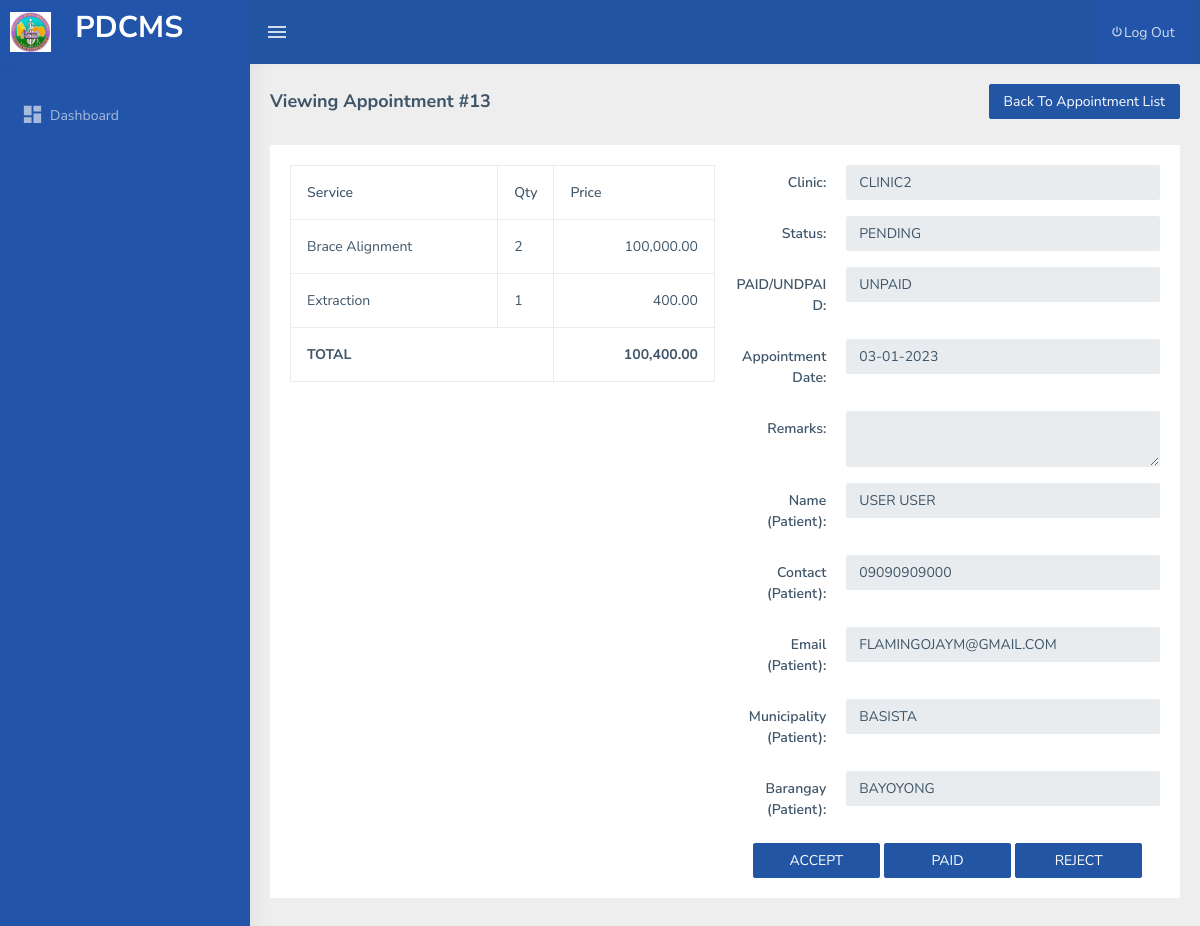
The page /dental_admin/view_appointment.php?id=13 on the database its author committed.
### tables this page shows
CREATE TABLE `tbl_appointment_items` (
  `id` int(11) NOT NULL AUTO_INCREMENT,
  `appointment_id` int(11) DEFAULT NULL,
  `service_id` int(11) DEFAULT NULL,
  `qty` int(11) DEFAULT NULL,
  `price` decimal(13,2) DEFAULT NULL,
  `appointment_time` varchar(45) DEFAULT NULL,
  PRIMARY KEY (`id`)
);

CREATE TABLE `tbl_service` (
  `id` int(11) NOT NULL AUTO_INCREMENT,
  `clinic_id` int(11) NOT NULL,
  `srvc_name` varchar(255) NOT NULL,
  `srvc_desc` varchar(255) NOT NULL,
  `srvc_price` varchar(255) NOT NULL,
  `srvc_time` varchar(45) DEFAULT NULL,
  PRIMARY KEY (`id`)
);

CREATE TABLE `tbl_clinic` (
  `clinic_id` int(11) NOT NULL AUTO_INCREMENT,
  `name` varchar(255) DEFAULT NULL,
  `image` varchar(255) DEFAULT NULL,
  `description` text DEFAULT NULL,
  PRIMARY KEY (`clinic_id`)
);

CREATE TABLE `tbl_appointment` (
  `id` int(11) NOT NULL AUTO_INCREMENT,
  `patient_id` int(11) DEFAULT NULL,
  `clinic_id` int(11) DEFAULT NULL,
  `appointment_date` date DEFAULT NULL,
  `remarks` text DEFAULT NULL,
  `date_created` date DEFAULT NULL,
  `status_id` int(11) DEFAULT 1,
  `paid_id` int(11) DEFAULT 1,
  PRIMARY KEY (`id`)
);

CREATE TABLE `tbl_appointment_status` (
  `id` int(11) NOT NULL AUTO_INCREMENT,
  `name` varchar(255) DEFAULT NULL,
  PRIMARY KEY (`id`)
);

CREATE TABLE `tbl_appointment_paid_status` (
  `id` int(11) NOT NULL AUTO_INCREMENT,
  `name` varchar(255) DEFAULT NULL,
  PRIMARY KEY (`id`)
);

CREATE TABLE `tbl_userinfo` (
  `id` int(255) NOT NULL AUTO_INCREMENT,
  `municipality` varchar(255) NOT NULL,
  `barangay` varchar(255) NOT NULL,
  `email` varchar(255) NOT NULL,
  `contact` varchar(255) DEFAULT NULL,
  `first_name` varchar(255) DEFAULT NULL,
  `last_name` varchar(255) DEFAULT NULL,
  PRIMARY KEY (`id`)
);

CREATE TABLE `tbl_city` (
  `name` text DEFAULT NULL,
  `id` varchar(45) NOT NULL DEFAULT '0',
  `CreatedDate` datetime DEFAULT current_timestamp(),
  PRIMARY KEY (`id`),
  KEY `citymunCode` (`id`)
);

CREATE TABLE `tbl_barangay` (
  `id` text DEFAULT NULL,
  `name` text DEFAULT NULL,
  `city_id` text DEFAULT NULL,
  `CreatedDate` datetime DEFAULT current_timestamp()
);

### includes/functions.php (called while the page is built, shortened)
<?php
function get_one($sql)
{
    $result = mysqli_query($_SESSION['conn'], $sql);
    while ($row = mysqli_fetch_object($result)) {
        return $row;
    }
}
function get_list($sql)
{
    $result = mysqli_query($_SESSION['conn'], $sql);
    $temp = array();
    while ($row = $result->fetch_assoc()) {
        $temp[] = $row;
    }
    return $temp;
}
function get_clinic($id = 0)
{
    return !empty($id)  ? get_one("SELECT c.*,ui.*,b.name as `barangay`, cc.name as `municipality`, concat(ui.first_name,' ', ui.last_name) as `fullname` from tbl_clinic c inner join tbl_user u on u.clinic_id = c.clinic_id and u.access_id = 2 inner join tbl_userinfo ui on ui.id = u.id inner join tbl_city cc on cc.id = ui.municipality inner join tbl_barangay b on b.id = ui.barangay where c.clinic_id = $id limit 1") : null;
}
function get_patient($id = 0)
{
    return !empty($id) ? get_one("SELECT * from tbl_userinfo where id = $id") : '';
}
function get_barangay($id = 0)
{
    return !empty($id) ? get_one("SELECT name from tbl_barangay where id = $id")->name : '';
}
function get_municipality($id = 0)
{
    return !empty($id) ? get_one("SELECT name from tbl_city where id = $id")->name : '';
}
function get_paid_status($id = 0)
{
    return !empty($id) ? get_one("SELECT name from tbl_appointment_paid_status where id = $id")->name : '';
}
function get_appointment_status($id = 0)
{
    return !empty($id) ? get_one("SELECT name from tbl_appointment_status where id = $id")->name : '';
}

### dental_admin/view_appointment.php (the view, shortened to what this page needs)
<?php include 'header.php'; ?>
<div class="page-wrapper">
  <div class="page-breadcrumb">
    <div class="row">
      <div class="col-12 d-flex no-block align-items-center" style="margin-bottom: 6px;">
        <h4 class="page-title">Viewing Appointment #<?= $_GET['id'] ?></h4>
        <div class="ms-auto text-end">
          <a href="appointments.php" class="btn btn-info col-12" type="button" style="margin-right: 4px;">Back To Appointment List</a>
        </div>
      </div>
    </div>
  </div>
  <div class="container-fluid">
    <?php $id = $_GET['id']  ?>
    <?php $clinic_details = get_clinic(get_one("SELECT clinic_id from tbl_appointment where id = $id")->clinic_id); ?>
    <?php $appointment_details = get_one("SELECT DATE_FORMAT(appointment_date,'%m-%d-%Y') as appointment_date, remarks,status_id,paid_id,id,patient_id from tbl_appointment where id = $id"); ?>
    <?php $patient_details = get_patient((int)$appointment_details->patient_id); ?>
    <?php $clinic_details = get_clinic(get_one("SELECT clinic_id from tbl_appointment where id = $id")->clinic_id); ?>
    <div class="row">
      <div class="col-md-12">
        <div class="card">
          <div class="card-body">
            <div class="row">
              <div class="col-md-6">
                <form method="post">
                  <div class="table-responsive">
                    <table id="table_eto" class="table table-bordered">
                      <thead>
                        <tr>
                          <th>Service</th>
                          <th style="width: 0.1%;">Qty</th>
                          <th>Price</th>
                        </tr>
                      </thead>
                      <?php $tmp = 0 ?>
                      <tbody>
                        <?php foreach (get_list("SELECT i.*,s.srvc_name from tbl_appointment_items i inner join tbl_service s on s.id = i.service_id where i.appointment_id = $id") as $key => $res) { ?>
                          <tr>
                            <td><?= $res['srvc_name'] ?></td>
                            <td><?= $res['qty'] ?></td>
                            <td style="text-align:right"><?= number_format($res['price'] * $res['qty'], 2) ?></td>
                          </tr>
                          <?php $tmp += ($res['price'] * $res['qty']); ?>
                        <?php } ?>
                        <tr>
                          <td style="font-weight:bold" colspan="2">TOTAL</td>
                          <td style="text-align:right;font-weight:bold"><?= number_format($tmp, 2) ?></td>
                        </tr>
                      </tbody>
                    </table>
                  </div>
                </form>
              </div>
              <div class="col-md-6">
                <form method="post" onsubmit="return confirm('Are you sure?');">
                  <div class="form-group row">
                    <label for="fname" class="col-sm-3 text-end control-label col-form-label">Clinic:</label>
                    <div class="col-sm-9">
                      <div class="input-group">
                        <input type="text" class="form-control" disabled value="<?= isset($clinic_details->name) ? $clinic_details->name : '' ?>" />
                      </div>
                    </div>
                  </div>
                  <div class="form-group row">
                    <label for="fname" class="col-sm-3 text-end control-label col-form-label">Status:</label>
                    <div class="col-sm-9">
                      <div class="input-group">
                        <input type="text" class="form-control" disabled value="<?= get_appointment_status($appointment_details->status_id) ?>" />
                      </div>
                    </div>
                  </div>
                  <div class="form-group row">
                    <label for="fname" class="col-sm-3 text-end control-label col-form-label">PAID/UNDPAID:</label>
                    <div class="col-sm-9">
                      <div class="input-group">
                        <input type="text" class="form-control" disabled value="<?= get_paid_status($appointment_details->paid_id) ?>" />
                      </div>
                    </div>
                  </div>
                  <div class="form-group row">
                    <label for="fname" class="col-sm-3 text-end control-label col-form-label">Appointment Date:</label>
                    <div class="col-sm-9">
                      <div class="input-group">
                        <input type="text" name="appointment_date" disabled class="form-control mydatepicker" placeholder="mm-dd-yyyy" value="<?= isset($appointment_details->appointment_date) ? $appointment_details->appointment_date : '' ?>" required />
                      </div>
                    </div>
                  </div>
                  <div class="form-group row">
                    <label for="fname" class="col-sm-3 text-end control-label col-form-label">Remarks:</label>
                    <div class="col-sm-9">
                      <div class="input-group">
                        <textarea name="remarks" class="form-control" disabled><?= isset($appointment_details->remarks) ? $appointment_details->remarks : '' ?></textarea>
                      </div>
                    </div>
                  </div>
                  <div class="form-group row">
                    <label for="fname" class="col-sm-3 text-end control-label col-form-label">Name (Patient):</label>
                    <div class="col-sm-9">
                      <div class="input-group">
                        <input type="text" class="form-control" disabled value="<?= strtoupper($patient_details->first_name . " " . $patient_details->last_name) ?>" />
                      </div>
                    </div>
                  </div>
                  <div class="form-group row">
                    <label for="fname" class="col-sm-3 text-end control-label col-form-label">Contact (Patient):</label>
                    <div class="col-sm-9">
                      <div class="input-group">
                        <input type="text" class="form-control" disabled value="<?= $patient_details->contact ?>" />
                      </div>
                    </div>
                  </div>
                  <div class="form-group row">
                    <label for="fname" class="col-sm-3 text-end control-label col-form-label">Email (Patient):</label>
                    <div class="col-sm-9">
                      <div class="input-group">
                        <input type="text" class="form-control" disabled value="<?= $patient_details->email ?>" />
                      </div>
                    </div>
                  </div>
                  <div class="form-group row">
                    <label for="fname" class="col-sm-3 text-end control-label col-form-label">Municipality (Patient):</label>
                    <div class="col-sm-9">
                      <div class="input-group">
                        <input type="text" class="form-control" disabled value="<?= get_municipality($patient_details->municipality) ?>" />
                      </div>
                    </div>
                  </div>
                  <div class="form-group row">
                    <label for="fname" class="col-sm-3 text-end control-label col-form-label">Barangay (Patient):</label>
                    <div class="col-sm-9">
                      <div class="input-group">
                        <input type="text" class="form-control" disabled value="<?= get_barangay($patient_details->barangay) ?>" />
                      </div>
                    </div>
                  </div>
                  <div class="text-center">
                    <button class="btn btn-info" style="width:30%" type="submit" name="accept" value="<?= $appointment_details->id ?>" <?= ($appointment_details->status_id > 1) ? 'disabled' : '' ?>> ACCEPT</button>
                    <button class="btn btn-info" style="width:30%" type="submit" name="paid" value="<?= $appointment_details->id ?>" <?= ($appointment_details->paid_id > 1) ? 'disabled' : '' ?>> PAID</button>
                    <button class="btn btn-info" style="width:30%" type="submit" name="reject" value="<?= $appointment_details->id ?>" <?= ($appointment_details->status_id > 1) ? 'disabled' : '' ?>> REJECT</button>
                  </div>
                </form>
              </div>
            </div>
          </div>
        </div>
      </div>
    </div>
  </div>
  <?php include 'footer.php'; ?>

### dental_admin/view_appointment.php (style rules this page uses)
input { text-transform: uppercase; }

### rows shown on the page
tbl_appointment_items: service.srvc_name "Brace Alignment", qty "2", $res['price'] * $res['qty'] "100,000.00"
tbl_appointment_items: service.srvc_name "Extraction", qty "1", $res['price']*$res['qty'] "400.00"
tbl_clinic: name "clinic2"
tbl_appointment: status.name "PENDING", paid.name "UNPAID"
tbl_userinfo: first_name+last_name "USER USER", contact "09090909000", email "flamingojaym@gmail.com", municipality.name "BASISTA", barangay.name "BAYOYONG"

### other values the page prints
$_GET['id'] "13"
$tmp "100,400.00"
